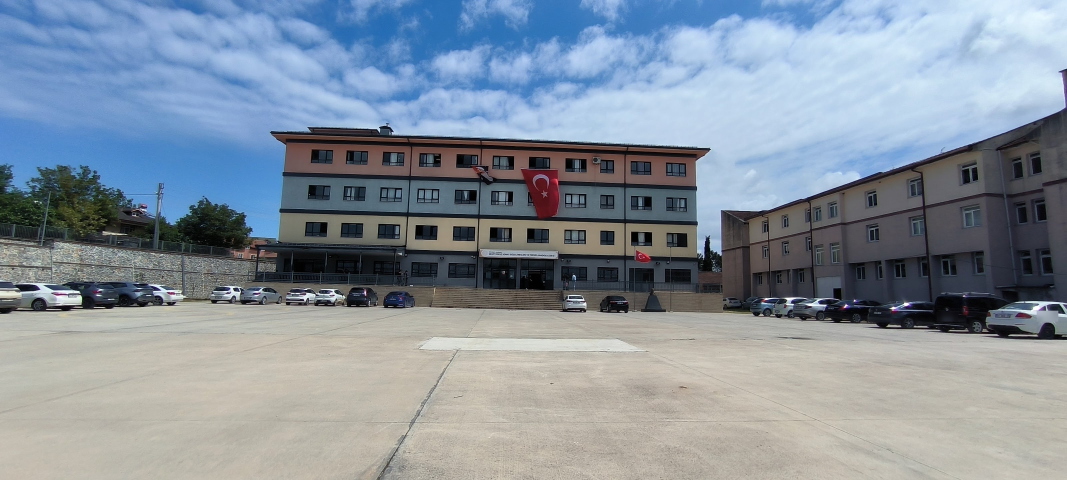
#> input picture tanitim-videosu/fotograflar/okul_bahce_genis.jpg, 3200 x 1440 px (shown at 1/3 size)
$ python -i render.py   (imports and definitions only)
#> lines starting #> are read from the running program, lines starting #| are printed output that depends on the picture
"""Tanıtım videosu üretici.

Kullanım:
  python3 render.py 169            # 16:9 ana video
  python3 render.py 916            # 9:16 kısa kesit
  python3 render.py 169 --still 12 # 12. saniyeden tek kare (kontrol için)
"""
import argparse
import math
import os
import subprocess
import sys
from multiprocessing import Pool

import numpy as np
from PIL import Image, ImageDraw, ImageFilter, ImageFont, ImageOps

import timeline as T

HERE = os.path.dirname(os.path.abspath(__file__))
FOTO_DIR = os.path.join(HERE, "fotograflar")
OUT_DIR = os.path.join(HERE, "cikti")
FPS = 30
TR = 0.5  # geçiş süresi (dinamik kurgu için kısa)

FD = "/usr/share/fonts/opentype/inter/"
F_BLACK = FD + "InterDisplay-Black.otf"
F_BOLD = FD + "InterDisplay-Bold.otf"
F_SEMI = FD + "Inter-SemiBold.otf"

RED = (200, 68, 43)
ORANGE = (240, 138, 36)
CREAM = (255, 244, 226)
BROWN = (59, 36, 22)


def font(path, size):
    return ImageFont.truetype(path, size)


def ease_out(x):
    x = min(max(x, 0.0), 1.0)
    return 1 - (1 - x) ** 3


def ease_io(x):
    x = min(max(x, 0.0), 1.0)
    return x * x * (3 - 2 * x)


# [12 lines left out: function wrap, not called in this run]


def shadowed(img, radius=18, offset=(0, 10), alpha=150):
    """RGBA görsele yumuşak gölge ekler (kenar boşluğuyla)."""
    pad = radius * 3
    W, H = img.size
    out = Image.new("RGBA", (W + 2 * pad, H + 2 * pad), (0, 0, 0, 0))
    sh = Image.new("RGBA", out.size, (0, 0, 0, 0))
    a = img.split()[3].point(lambda v: v * alpha // 255)
    blk = Image.new("RGBA", img.size, (20, 10, 5, 255))
    blk.putalpha(a)
    sh.paste(blk, (pad + offset[0], pad + offset[1]))
    sh = sh.filter(ImageFilter.GaussianBlur(radius))
    out = Image.alpha_composite(out, sh)
    out.alpha_composite(img, (pad, pad))
    return out, pad


# =================================================================== Fotoğraflar
# [67 lines left out: functions warm_grade, placeholder, graphic_bg, load_slot, cover, not called in this run]


def contain(im, W, H):
    s = min(W / im.width, H / im.height)
    return im.resize((round(im.width * s), round(im.height * s)), Image.LANCZOS)


class VideoShot:
    """Video klip çekimi: kareler ffmpeg ile sırayla okunur (her işçi kendi okuyucusu)."""

    # [51 lines left out: functions __init__, _open, frame, not called in this run]


class Shot:
    OVERS = 1.22

    # [57 lines left out: functions __init__, crop_view, frame, not called in this run]


def _paste(dst, src, x, y):
    dst.paste(src, (x, y), src)


# =================================================================== Kartlar
# [29 lines left out: functions pill, panel, not called in this run]


class Card:
    """Ekrana giren grafik öğe: (görsel, hedef konum, giriş yönü, zaman aralığı)."""

    def __init__(self, img, pad, x, y, t0, t1, frm="left"):
        self.img, self.pad, self.x, self.y, self.t0, self.t1, self.frm = img, pad, x, y, t0, t1, frm

    # [152 lines left out: functions draw, build_cards, build_endcard, build_subs, not called in this run]


# =================================================================== Sahne kurulumu
class Film:
    # [62 lines left out: functions __init__, _fx, not called in this run]

    def shot_frame(self, sh, t):
        return np.asarray(sh.frame(t), np.float32) / 255

    # [66 lines left out: function frame, not called in this run]


# =================================================================== Çıktı
_FILM = None


def _init(fmt):
    global _FILM
    _FILM = Film(fmt)


# [74 lines left out: functions _render_chunk, vo_list, main, not called in this run]


# [2 lines not run here, left out]

>>> import cv2
>>> picture = cv2.imread('fotograflar/okul_bahce_genis.jpg', cv2.IMREAD_GRAYSCALE)
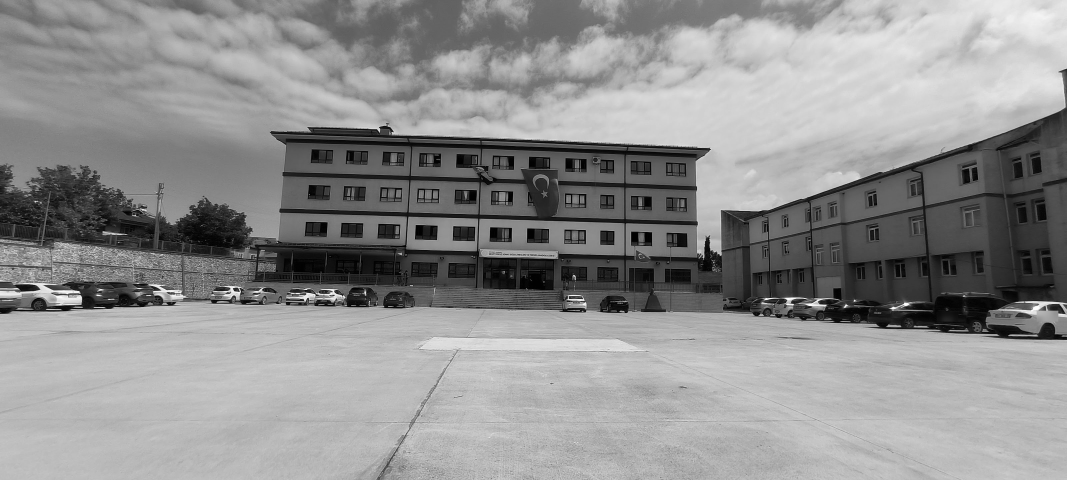
#> picture: shape (1440, 3200) (shown at 1/3 size); min 0, max 255, mean 143.6
>>> result = shadowed(picture)
#> (the run stopped early here; a loop or call above may not have finished)

$ run again, on tanitim-videosu/fotograflar/temsili_tava.jpg
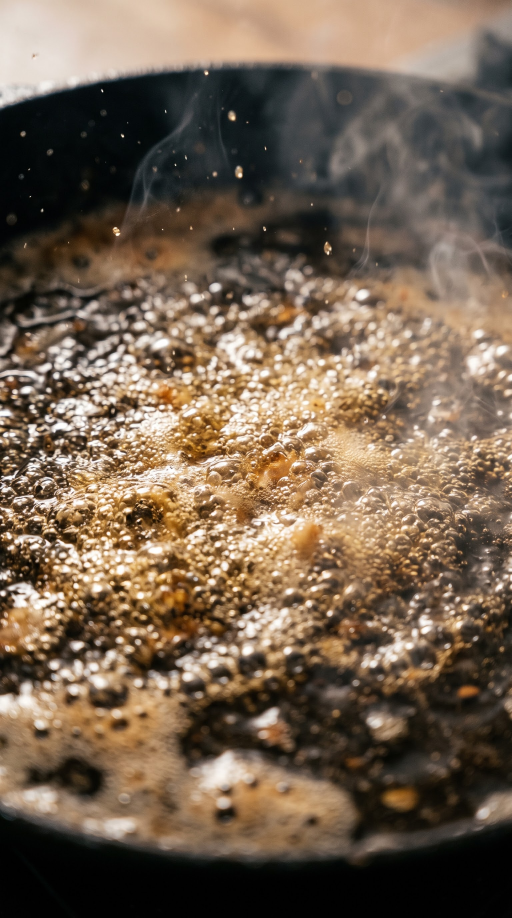
#> input picture tanitim-videosu/fotograflar/temsili_tava.jpg, 1536 x 2752 px (shown at 1/3 size)
#> `picture = cv2.imread('fotograflar/okul_bahce_genis.jpg', cv2.IMREAD_GR..`:
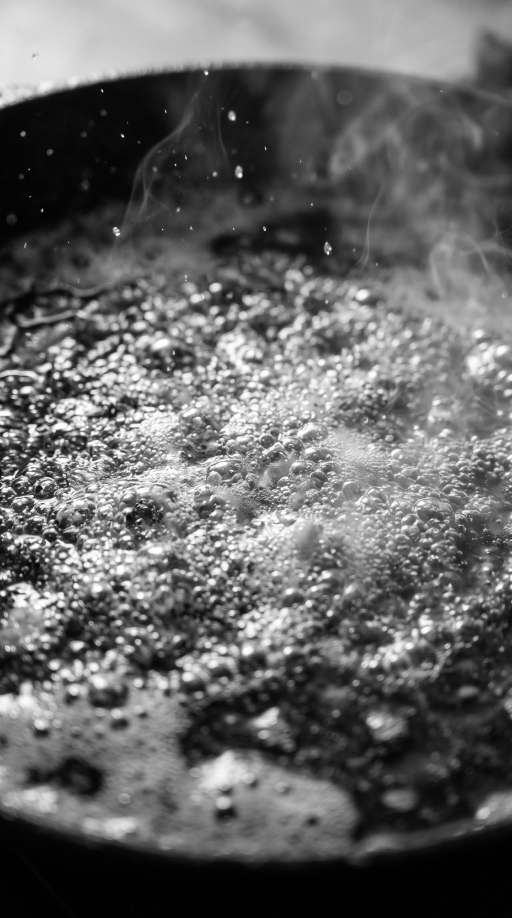
#> picture: shape (2752, 1536) (shown at 1/3 size); min 0, max 255, mean 101.9
